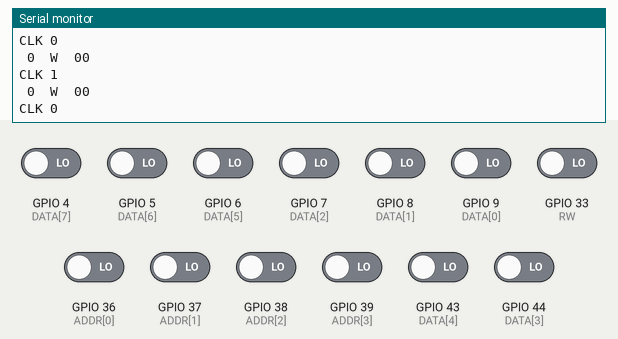
Simulated run of this sketch. Board: ESP32. Shown: the last lines printed to the serial monitor. The inputs (shaded band) are chosen by the test bench; at power-on: GPIO 4 (DATA[7]), GPIO 5 (DATA[6]), GPIO 6 (DATA[5]), GPIO 7 (DATA[2]), GPIO 8 (DATA[1]), GPIO 9 (DATA[0]), GPIO 33 (RW), GPIO 36 (ADDR[0]), GPIO 37 (ADDR[1]), GPIO 38 (ADDR[2]), GPIO 39 (ADDR[3]), GPIO 43 (DATA[4]), GPIO 44 (DATA[3]) LOW.

Above: at 3.3 s.
3.4 s: GPIO 33 (RW) driven HIGH
At 3.9 s:
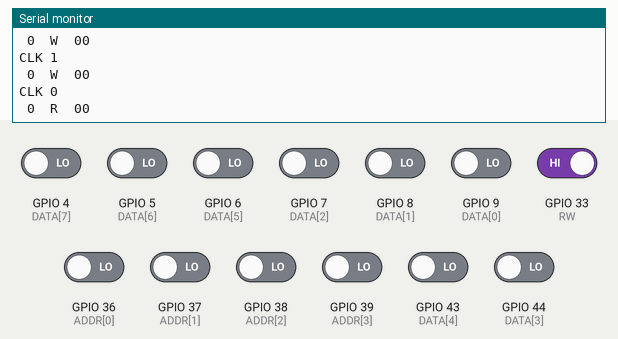
6.0 s: GPIO 4 (DATA[7]) driven HIGH
At 6.9 s:
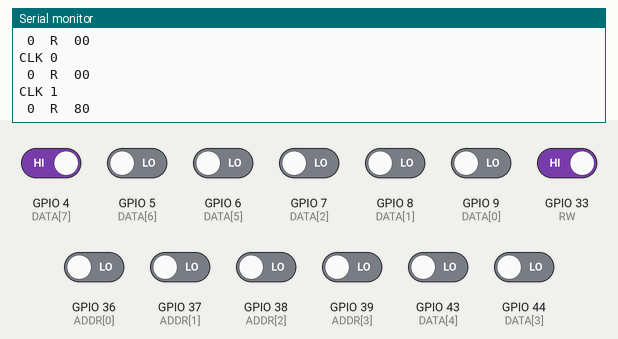
7.5 s: GPIO 5 (DATA[6]) driven HIGH
At 7.9 s:
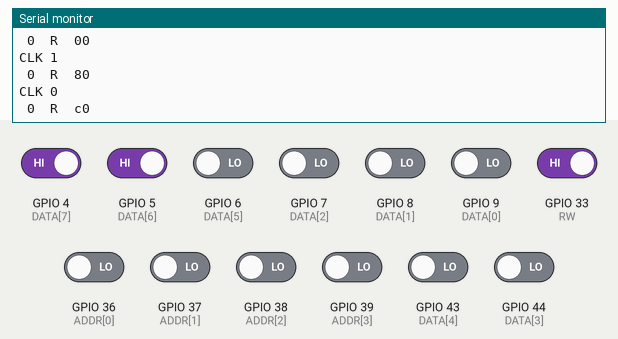
10.0 s: GPIO 6 (DATA[5]) driven HIGH
At 10.8 s:
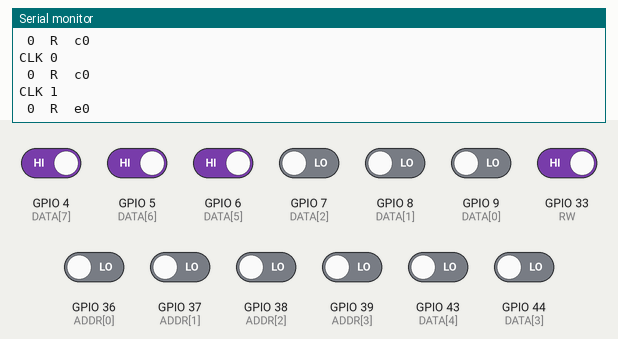
13.0 s: GPIO 43 (DATA[4]) driven HIGH
At 13.9 s:
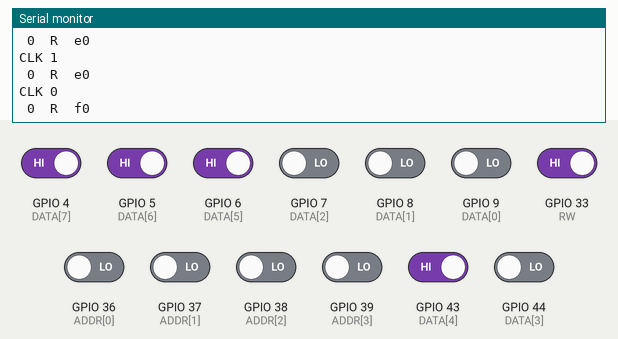
16.0 s: GPIO 5 (DATA[6]) driven LOW
At 16.9 s:
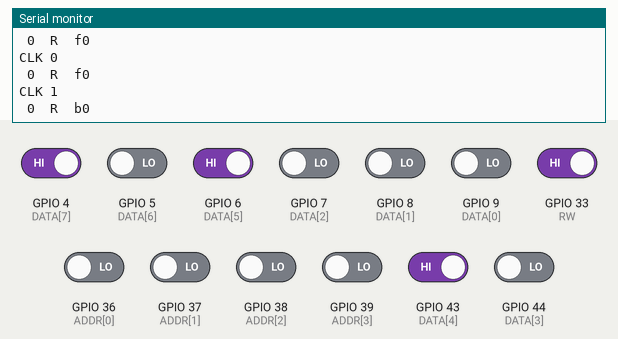

The sketch:

monitor_v3.ino
```cpp
const int ADDR[] = {A0,A1,A2,A3};
const int DATA[] = {D10,D9,D8,D7, D6,D5,D4,D3};
const int CLK = D2;
const int RW = A5;


void setup() {

  Serial.begin(9600);
  while (!Serial);

  for(int i=0; i<4; i++) {
    pinMode(ADDR[i], INPUT);
  }
  for(int i=0; i<8; i++) {
    pinMode(DATA[i], INPUT);
  }
  pinMode(RW, INPUT);

  pinMode(CLK, OUTPUT);
}


bool clk = 0;
int clk_period = 1000;


void loop() {

  clk = !clk;
  digitalWrite(CLK, clk);
  if(clk) {
    Serial.println("CLK 1");
  } else {
    Serial.println("CLK 0");
  }

  delay(clk_period/2);
  readBus();
  delay(clk_period/2);
}


void readBus() {

  unsigned char addr = 0;
  for(int i=0; i<4; i++) {
    addr += digitalRead(ADDR[i]) << i;
  }

  unsigned char data = 0;
  for(int i=0; i<8; i++) {
    data += digitalRead(DATA[i]) << i;
  }

  bool rw = digitalRead(RW);

  char output[25];
  sprintf(output, " %01x  %c  %02x", addr, rw ? 'R' : 'W', data);
  Serial.println(output);
}
```

Measured:
- after the input at 3.4 s, the serial monitor: prints a new line after 0.10 s (image 1)
- after the input at 6.0 s, the serial monitor: prints a new line after 0.50 s (image 2)
- after the input at 7.5 s, the serial monitor: prints a new line at once (image 3)
- after the input at 10.0 s, the serial monitor: prints a new line after 0.50 s (image 4)
- after the input at 13.0 s, the serial monitor: prints a new line after 0.50 s (image 5)
- after the input at 16.0 s, the serial monitor: prints a new line after 0.50 s (image 6)
